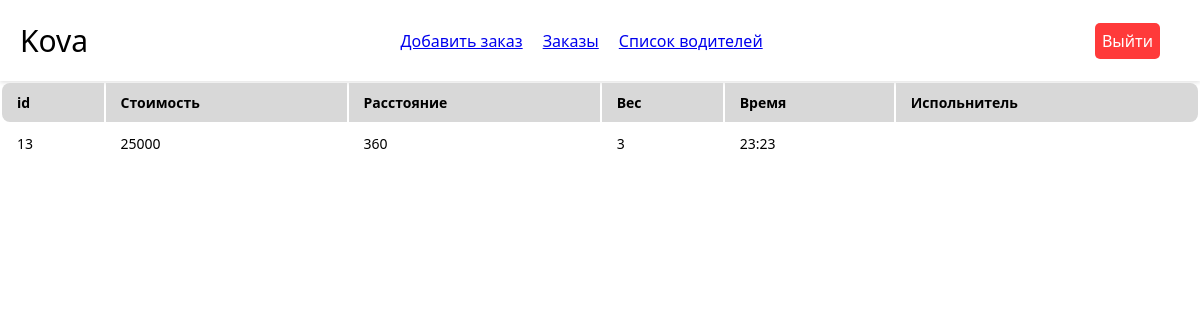
The page /orders on the database as committed earlier.
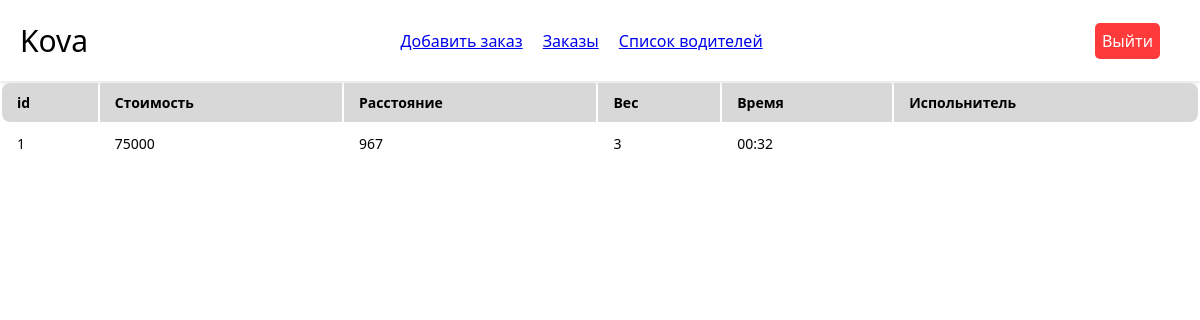
The same page on the database as committed later.
### tables this page shows
CREATE TABLE orders (
id integer PRIMARY KEY AUTOINCREMENT,
price integer NOT NULL,
distance integer NOT NULL,
weight integer NOT NULL,
time integer NOT NULL
);

### app.py (the view)
@app.route('/orders')
def orders():
    res = dbase.getOrder()
    return render_template('admin__orders.html', orders=res)

### FDataBase.py (called while the page is built)
    def getOrder(self):
        try:
            self.__cur.execute("SELECT * FROM orders")
            return self.__cur.fetchall()
        except sqlite3.Error as e:
            print("Ошибка получения заказов из БД:", e)
            return []

### app.py (called while the page is built)
def connect_db():
    conn = sqlite3.connect(app.config['DATABASE'])
    conn.row_factory = sqlite3.Row
    return conn

def get_db():
    if not hasattr(g, 'link_db'):
        g.link_db = connect_db()
    return g.link_db

@app.before_request
def before_request():
    global dbase
    db = get_db()
    dbase = FDataBase(db)

### templates/admin__orders.html
{% extends 'admin__base.html' %}
{% block style %}
	<link rel="stylesheet" href="{{url_for('static', filename='css/orders.css')}}">
{% endblock %}
{% block body %}
<table class="table">
	<thead>
		<tr>
			<th>id</th>
			<th>Стоимость</th>
			<th>Расстояние</th>
			<th>Вес</th>
			<th>Время</th>
			<th>Испольнитель</th>
		</tr>
	</thead>
	<tbody>
		{% for order in orders %}
			<tr>
				<td>{{ order[0] }}</td>
				<td>{{ order[1] }}</td>
				<td>{{ order[2] }}</td>
				<td>{{ order[3] }}</td>
				<td>{{ order[4] }}</td>
				<td>{{ order[5] }}</td>
			</tr>
		{% endfor %}
	</tbody>
</table>
{% endblock %}

Rows that differ between the two databases and show on the page:
removed orders: id "13", price "25000", distance "360", weight "3", time "23:23"
added orders: id "1", price "75000", distance "967", weight "3", time "00:32"
